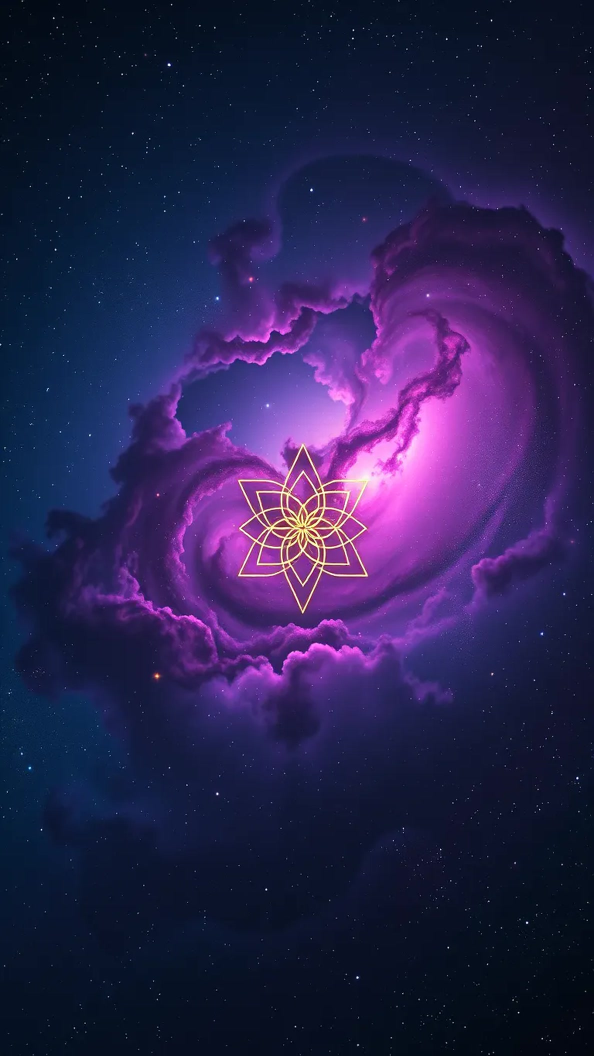
#> input picture factory/assets/cosmos_bg.jpg, 1188 x 2112 px (shown at 1/2 size)
$ python poster.py assets/cosmos_bg.jpg assets/end_kamay.png assets/end_kamay.png assets/end_kamay.png
#> lines starting #> are read from the running program, lines starting #| are printed output that depends on the picture
#> in make, src is the input picture: PIL image 1188x2112 RGB; mean R, G, B 41.7, 34.1, 79.5
#!/usr/bin/env python3
"""THE MOVIE CLIP'S POSTER (15 Nov 2026).

Kamay: "where is the hooks and thumbnails? since these movie clips are more futuristic and
modern, the hooks should reflect that in a similar way that our competitor was doing."
Looked at again that day (instagram.com/kevins_apprentice, the three pinned Episodes, 59K-233K
views): the cover is a full-screen film poster - the THING the story is about fills the frame
(the jet itself, the young man at the old book), a gold masthead and an "EPISODE N" plaque at
the top, the title in large gold script at the bottom over a line of light. Ours was a dark
frame with a small white sans line.

    make(picture, "EPISODE 3", "Too Good For The Casino", stem)  ->  stem__cover.jpg (1080x1920)
                                                                     stem__thumb.jpg (1280x720)
    band("EPISODE 3", "Too Good For The Casino", out.png)        ->  the same title for the black
                                                                     band above the film (9:16)
"""
import os
import sys

from PIL import Image, ImageDraw, ImageFilter, ImageFont

HERE = os.path.dirname(os.path.abspath(__file__))
K = os.path.expanduser("~/Kamay")
FONTS = os.environ.get("PREVIEW_FONTS", "/tmp/fonts")
GOLD_HI, GOLD_MID, GOLD_LO = (255, 236, 170), (232, 184, 92), (168, 112, 36)


def _font(name, size):
    for p in (os.path.join(FONTS, name), os.path.join(HERE, "assets", name), os.path.join(K, "bin", name)):
        if os.path.exists(p):
            return ImageFont.truetype(p, size)
    raise SystemExit(f"font missing: {name}")


# [83 lines left out: functions _gold, _gold_text, _light_line, _fit_lines, _plaque, not called in this run]


def _masthead(canvas, y):
    W = canvas.size[0]
    _gold_text(canvas, (W / 2, y), "KEVIN TRUDEAU", _font("cinema_archive_serif.ttf", 86), glow=16, spacing=6)


def _cover_fill(im, w, h, focus=0.5):
#> called with w = 1080, h = 1920, focus = 0.5
    k = max(w / im.width, h / im.height)
#> k = 0.909
    im = im.resize((int(im.width * k + 1), int(im.height * k + 1)), Image.LANCZOS)
    x = int((im.width - w) * focus)
#> x = 0
    y = (im.height - h) // 2
#> y = 0
    return im.crop((x, y, x + w, y + h))


def _shade(canvas, top, bottom):
#> called with top = 620, bottom = 900
    W, H = canvas.size
#> W = 1080; H = 1920
    sh = Image.new("RGBA", (W, H), (0, 0, 0, 0))
#> sh: PIL image 1080x1920 RGBA; every value is 0
    d = ImageDraw.Draw(sh)
    for y in range(H):
        a = 0
        if y < top:
            a = int(235 * (1 - y / top) ** 0.9)
        if y > H - bottom:
            a = max(a, int(245 * ((y - (H - bottom)) / bottom) ** 0.8))
        if a:
            d.line((0, y, W, y), fill=(0, 0, 0, a))
    canvas.alpha_composite(sh)
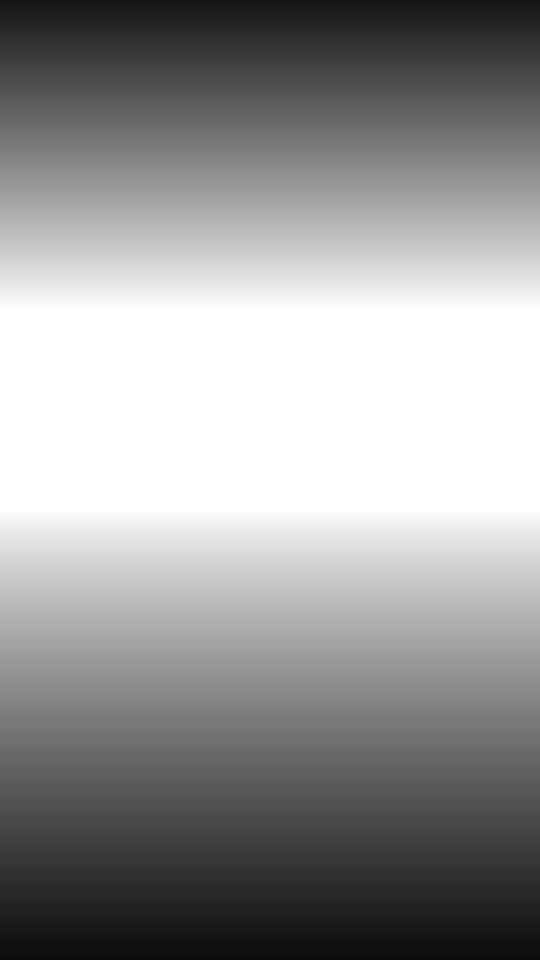
#> sh: PIL image 1080x1920 RGBA (shown at 1/2 size); mean R, G, B, A 0, 0, 0, 103.3; transparent parts drawn white
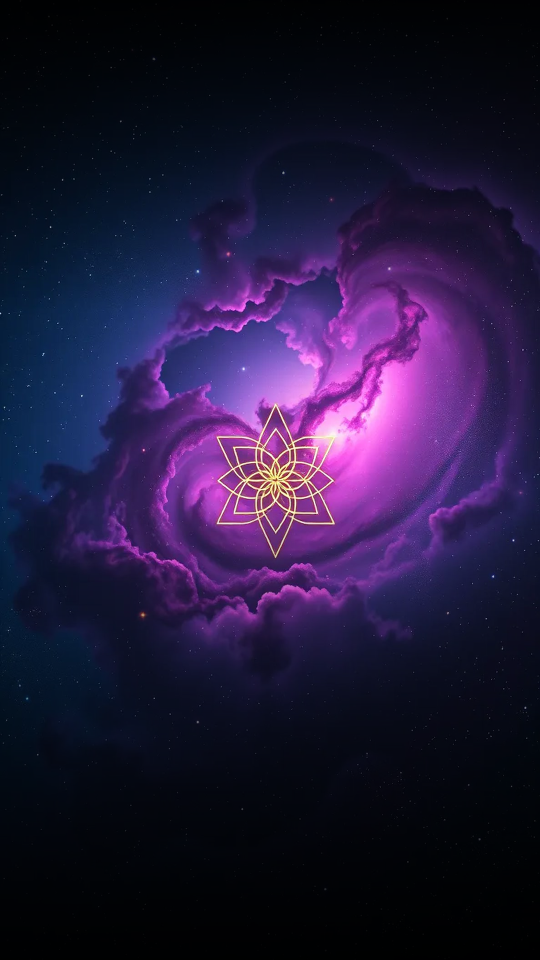
#> canvas: PIL image 1080x1920 RGBA (shown at 1/2 size); mean R, G, B, A 35.3, 25, 59.1, 255


def make(picture, tag, title, stem, focus=0.5):
    src = Image.open(picture).convert("RGB")
    # upright: the phone cover
    c = _cover_fill(src, 1080, 1920, focus).convert("RGBA")
    _shade(c, 620, 900)
    _masthead(c, 190)
    _plaque(c, 318, tag)
    size, lines = _fit_lines(title, "greatvibes400.ttf", 230, 980)
    y = 1560 - (len(lines) - 1) * size * 0.46
    for l in lines:
        _gold_text(c, (540, y), l, _font("greatvibes400.ttf", size), glow=26)
        y += size * 0.92
    _light_line(c, int(y - size * 0.30), 430)
    cover = stem + "__cover.jpg"
    c.convert("RGB").save(cover, quality=93)
    # wide: YouTube's stored thumbnail
    t = _cover_fill(src, 1280, 720).convert("RGBA")
    _shade(t, 210, 360)
    _gold_text(t, (640, 70), tag, _font("cinema_archive_serif.ttf", 34), glow=0, spacing=8)
    size, lines = _fit_lines(title, "greatvibes400.ttf", 150, 1160, max_lines=1)
    _gold_text(t, (640, 610), lines[0], _font("greatvibes400.ttf", size), glow=20)
    _light_line(t, 676, 420)
    thumb = stem + "__thumb.jpg"
    t.convert("RGB").save(thumb, quality=93)
    return cover, thumb


# [14 lines left out: function band, not called in this run]


if __name__ == "__main__":
#> (the run stopped early here; a loop or call above may not have finished)

$ run again, on factory/episodes/ep5_study/a2_ballroom.jpg
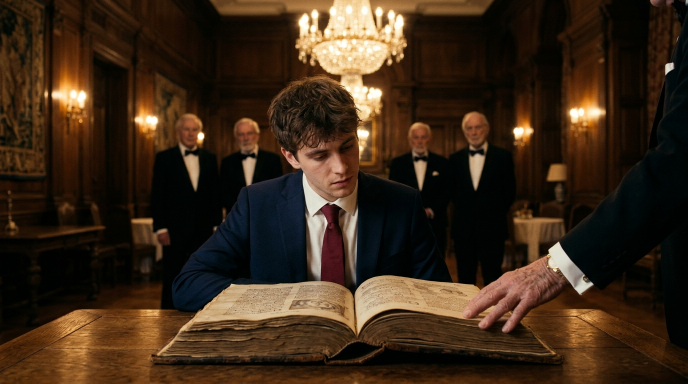
#> input picture factory/episodes/ep5_study/a2_ballroom.jpg, 1376 x 768 px (shown at 1/2 size)
#> in make, src is the input picture: PIL image 1376x768 RGB; mean R, G, B 59, 40.7, 24.5
#> in _cover_fill, `return im.crop((x, y, x + w, y + h))`:
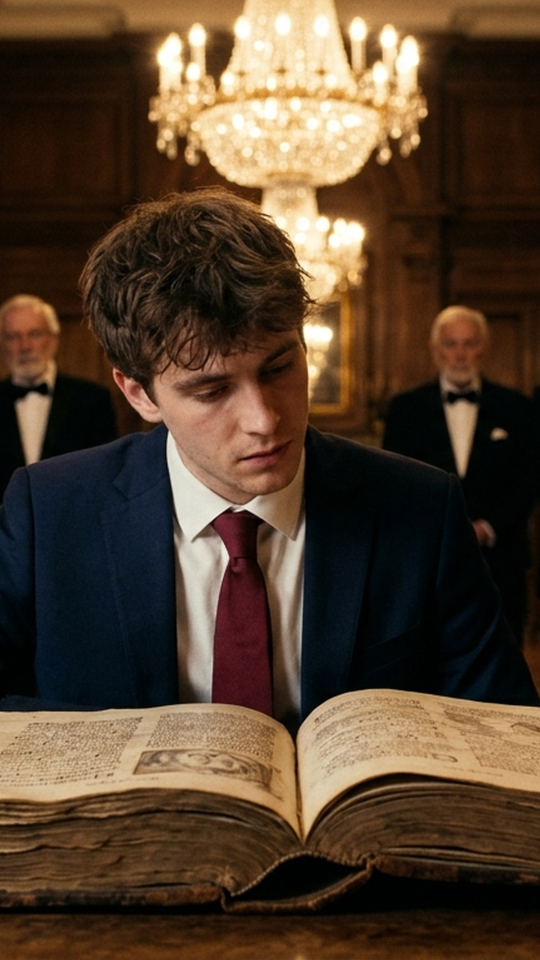
#> returned value: PIL image 1080x1920 RGB (shown at 1/2 size); mean R, G, B 82.8, 63.2, 45
#> in _shade, `canvas.alpha_composite(sh)`:
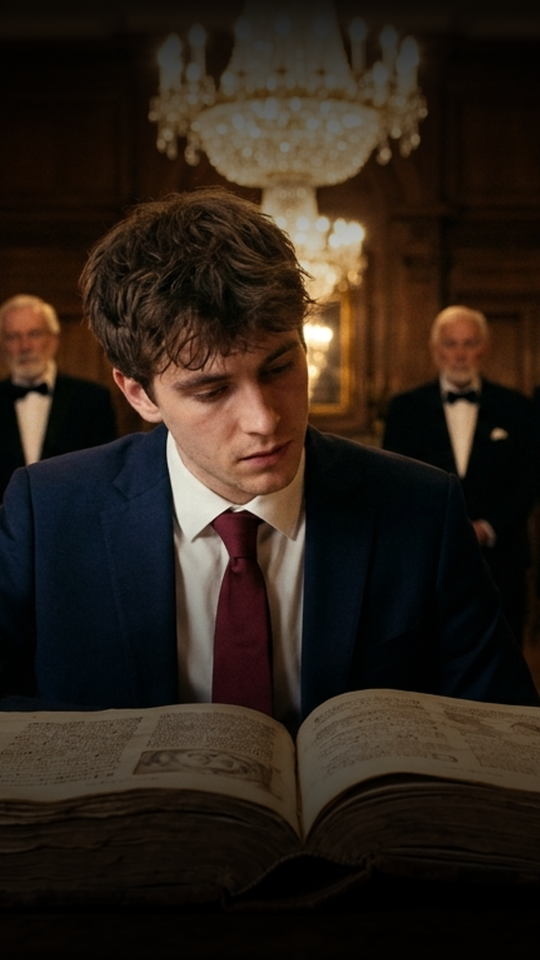
#> canvas: PIL image 1080x1920 RGBA (shown at 1/2 size); mean R, G, B, A 44, 33.5, 24.7, 255
